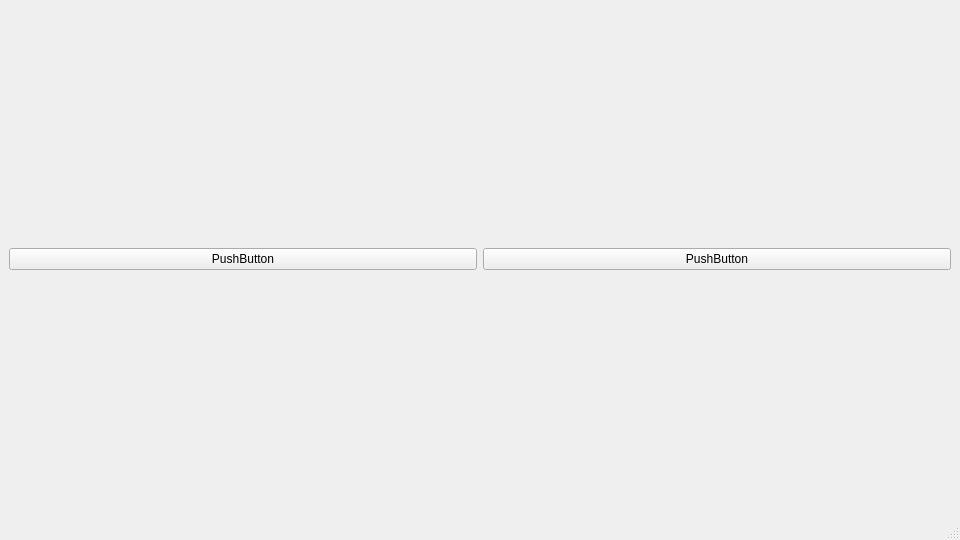
<?xml version="1.0" encoding="UTF-8"?>
<ui version="4.0">
 <class>MainWindow</class>
 <widget class="QMainWindow" name="MainWindow">
  <property name="geometry">
   <rect>
    <x>0</x>
    <y>0</y>
    <width>960</width>
    <height>540</height>
   </rect>
  </property>
  <property name="windowTitle">
   <string>mainwindow</string>
  </property>
  <widget class="QWidget" name="centralwidget">
   <layout class="QHBoxLayout" name="horizontalLayout_2">
    <item>
     <layout class="QHBoxLayout" name="horizontalLayout">
      <item>
       <layout class="QVBoxLayout" name="verticalLayout">
        <item>
         <widget class="QPushButton" name="pushButton">
          <property name="text">
           <string>PushButton</string>
          </property>
         </widget>
        </item>
       </layout>
      </item>
      <item>
       <layout class="QVBoxLayout" name="verticalLayout_2">
        <item>
         <widget class="QPushButton" name="pushButton_2">
          <property name="text">
           <string>PushButton</string>
          </property>
         </widget>
        </item>
       </layout>
      </item>
     </layout>
    </item>
   </layout>
  </widget>
  <widget class="QMenuBar" name="menubar">
   <property name="geometry">
    <rect>
     <x>0</x>
     <y>0</y>
     <width>960</width>
     <height>22</height>
    </rect>
   </property>
  </widget>
  <widget class="QStatusBar" name="statusbar"/>
 </widget>
 <resources/>
 <connections/>
</ui>
